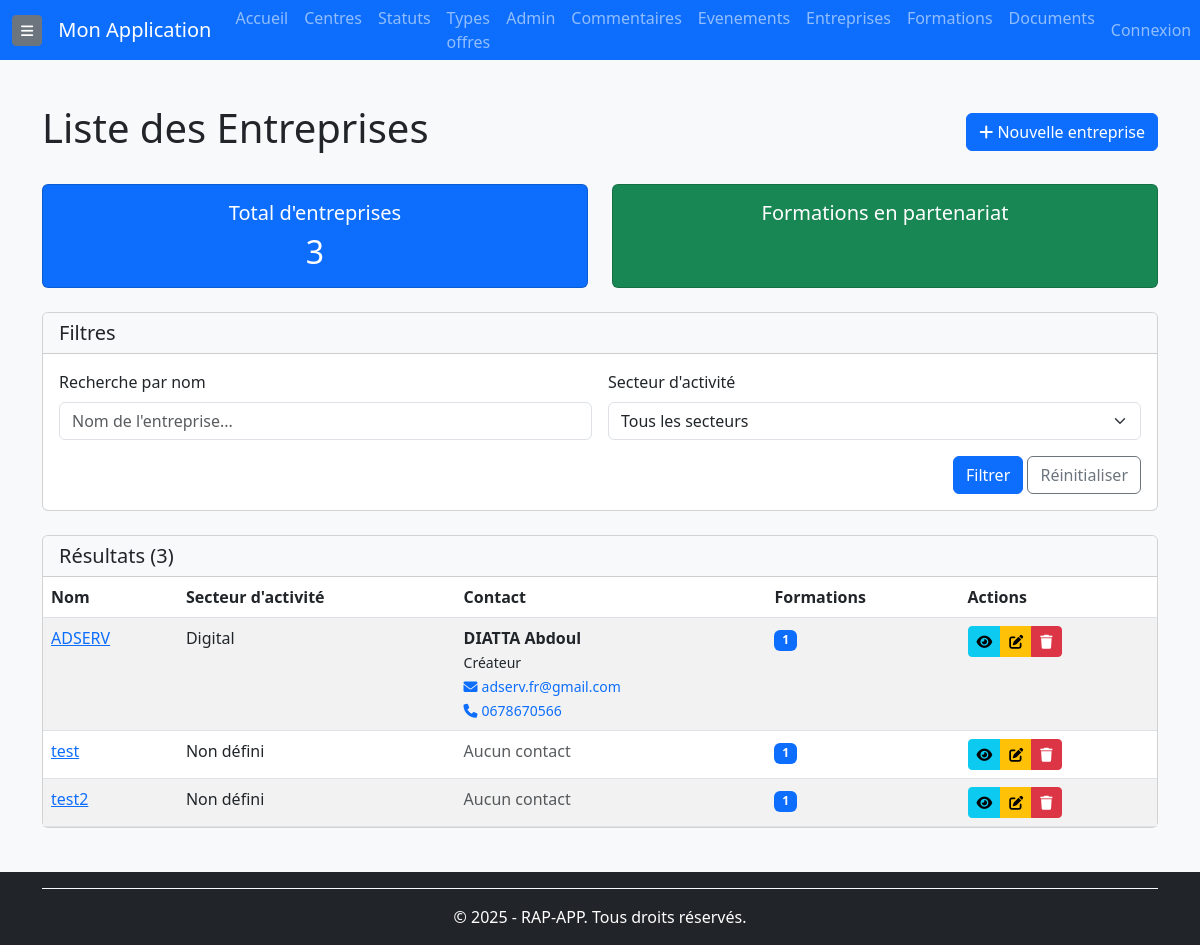
The page /entreprises/ (signed in) on the database its author committed.
### rap_app/models/entreprises.py (models this page shows, shortened)
class Entreprise(BaseModel):
    nom = models.CharField(max_length=255, verbose_name="Nom de l'entreprise", unique=True )
    secteur_activite = models.CharField(max_length=255, verbose_name="Secteur d'activité",blank=True,null=True)
    contact_nom = models.CharField(max_length=255,verbose_name="Nom du contact",blank=True,null=True)
    contact_poste = models.CharField(max_length=255,verbose_name="Poste du contact",blank=True,null=True)
    contact_telephone = models.CharField(max_length=20, verbose_name="Téléphone du contact", blank=True, null=True)
    contact_email = models.EmailField(verbose_name="Email du contact", blank=True, null=True)
    description = models.TextField(verbose_name="Description de la relation", blank=True, null=True)
    objects = models.Manager()
    class Meta:
        verbose_name = "Entreprise"
        verbose_name_plural = "Entreprises"
        ordering = ['nom']
        indexes = [
            models.Index(fields=['nom']),  # Index pour optimiser la recherche par nom.
        ]

### rap_app/views/entreprises_views.py (the view)
# urls.py: path('entreprises/', entreprises_views.EntrepriseListView.as_view(), name='entreprise-list'),
class EntrepriseListView(BaseListView):
    model = Entreprise
    context_object_name = 'entreprises'
    template_name = 'entreprises/entreprise_list.html'
    def get_queryset(self):
        queryset = super().get_queryset().annotate(
            nb_formations=Count('formations')
        )
        q = self.request.GET.get('q')
        if q:
            queryset = queryset.filter(nom__icontains=q)
        secteur = self.request.GET.get('secteur')
        if secteur:
            queryset = queryset.filter(secteur_activite__icontains=secteur)
        return queryset
    def get_context_data(self, **kwargs):
        context = super().get_context_data(**kwargs)
        context['total_entreprises'] = Entreprise.objects.count()
        context['total_formations'] = Formation.objects.count()
        secteurs = Entreprise.objects.exclude(secteur_activite__isnull=True).exclude(secteur_activite='').values_list('secteur_activite', flat=True).distinct()
        context['secteurs'] = secteurs
        context['filters'] = {
            'q': self.request.GET.get('q', ''),
            'secteur': self.request.GET.get('secteur', ''),
        }
        return context

### rap_app/templates/entreprises/entreprise_list.html (shortened to what this page needs)
{% extends 'base.html' %}
{% load static %}
{% block content %}
<div class="container mt-4">
    <div class="d-flex justify-content-between align-items-center mb-4">
        <h1>Liste des Entreprises</h1>
        <a href="{% url 'entreprise-create' %}" class="btn btn-primary">
            <i class="fas fa-plus"></i> Nouvelle entreprise
        </a>
    </div>
    <div class="row mb-4">
        <div class="col-md-6">
            <div class="card text-white bg-primary h-100">
                <div class="card-body text-center">
                    <h5 class="card-title">Total d'entreprises</h5>
                    <h2 class="card-text">{{ total_entreprises }}</h2>
                </div>
            </div>
        </div>
        <div class="col-md-6">
            <div class="card text-white bg-success h-100">
                <div class="card-body text-center">
                    <h5 class="card-title">Formations en partenariat</h5>
                </div>
            </div>
        </div>
    </div>
    <div class="card mb-4">
        <div class="card-header bg-light">
            <h5 class="mb-0">Filtres</h5>
        </div>
        <div class="card-body">
            <form method="get" class="row g-3">
                <div class="col-md-6">
                    <label for="q" class="form-label">Recherche par nom</label>
                    <input type="text" class="form-control" id="q" name="q" value="{{ filters.q }}" placeholder="Nom de l'entreprise...">
                </div>
                <div class="col-md-6">
                    <label for="secteur" class="form-label">Secteur d'activité</label>
                    <select name="secteur" id="secteur" class="form-select">
                        <option value="">Tous les secteurs</option>
                    </select>
                </div>
                <div class="col-12 text-end">
                    <button type="submit" class="btn btn-primary">Filtrer</button>
                    <a href="{% url 'entreprise-list' %}" class="btn btn-outline-secondary">Réinitialiser</a>
                </div>
            </form>
        </div>
    </div>
    <div class="card">
        <div class="card-header bg-light">
            <div class="d-flex justify-content-between align-items-center">
                <h5 class="mb-0">Résultats ({{ entreprises|length }})</h5>
            </div>
        </div>
        <div class="card-body p-0">
            {% if entreprises %}
                <div class="table-responsive">
                    <table class="table table-hover table-striped mb-0">
                        <thead>
                            <tr>
                                <th>Nom</th>
                                <th>Secteur d'activité</th>
                                <th>Contact</th>
                                <th>Formations</th>
                                <th>Actions</th>
                            </tr>
                        </thead>
                        <tbody>
                            {% for entreprise in entreprises %}
                                <tr>
                                    <td>
                                        <a href="{% url 'entreprise-detail' entreprise.id %}">
                                            {{ entreprise.nom }}
                                        </a>
                                    </td>
                                    <td>{{ entreprise.secteur_activite|default:"Non défini" }}</td>
                                    <td>
                                        {% if entreprise.contact_nom %}
                                            <strong>{{ entreprise.contact_nom }}</strong>
                                            {% if entreprise.contact_poste %}
                                                <br><small>{{ entreprise.contact_poste }}</small>
                                            {% endif %}
                                            {% if entreprise.contact_email or entreprise.contact_telephone %}
                                                <br>
                                                {% if entreprise.contact_email %}
                                                    <a href="mailto:{{ entreprise.contact_email }}" class="text-decoration-none">
                                                        <small><i class="fas fa-envelope me-1"></i>{{ entreprise.contact_email }}</small>
                                                    </a>
                                                {% endif %}
                                                {% if entreprise.contact_telephone %}
                                                    <br>
                                                    <a href="tel:{{ entreprise.contact_telephone }}" class="text-decoration-none">
                                                        <small><i class="fas fa-phone me-1"></i>{{ entreprise.contact_telephone }}</small>
                                                    </a>
                                                {% endif %}
                                            {% endif %}
                                        {% else %}
                                            <span class="text-muted">Aucun contact</span>
                                        {% endif %}
                                    </td>
                                    <td>
                                        <span class="badge bg-primary">{{ entreprise.nb_formations }}</span>
                                    </td>
                                    <td>
                                        <div class="btn-group btn-group-sm">
                                            <a href="{% url 'entreprise-detail' entreprise.id %}" class="btn btn-info" title="Détails">
                                                <i class="fas fa-eye"></i>
                                            </a>
                                            <a href="{% url 'entreprise-update' entreprise.id %}" class="btn btn-warning" title="Modifier">
                                                <i class="fas fa-edit"></i>
                                            </a>
                                            <a href="{% url 'entreprise-delete' entreprise.id %}" class="btn btn-danger" title="Supprimer">
                                                <i class="fas fa-trash"></i>
                                            </a>
                                        </div>
                                    </td>
                                </tr>
                            {% endfor %}
                        </tbody>
                    </table>
                </div>
            {% else %}
                <div class="text-center py-4">
                    <p class="text-muted">Aucune entreprise trouvée.</p>
                </div>
            {% endif %}
        </div>
    </div>
</div>
{% endblock %}

### rap_app/templates/base.html (style rules this page uses)
body { background-color: #f8f9fa; display: flex; flex-direction: column; min-height: 100vh; }

### rows shown on the page
Entreprise: nom "ADSERV", secteur_activite "Digital", contact_nom "DIATTA Abdoul", contact_poste "Créateur", contact_email "adserv.fr@gmail.com", contact_telephone "0678670566", nb_formations "1"
Entreprise: nom "test", secteur_activite "Non défini", shows "Aucun contact", nb_formations "1"
Entreprise: nom "test2", secteur_activite "Non défini", shows "Aucun contact", nb_formations "1"

### other values the page prints
{{ total_entreprises }} "3"
{{ entreprises|length }} "3"
